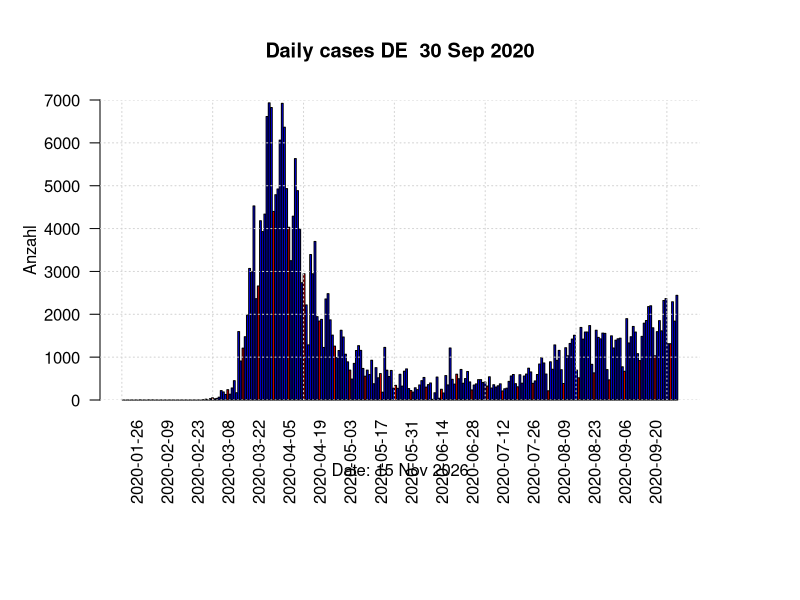

Source code (R):
#!/usr/bin/env Rscript

require(data.table)

setwd("~/git/R-Example")

png("png/CasesDeathsDE.png",width=1920,height=1080)

colors <-c( "red", "yellow", "green", "blue", "black" )

today <- Sys.Date()
heute <- format(today, "%d %b %Y")
fromto <- c(42:102)
startdate <- as.Date("2020-01-20")

rm(daily)

daily <- read.csv ( "data/Germany.csv", header = TRUE)
reported <- format(startdate + max(daily$Date), "%d %b %Y")

m <- length(daily$Date)

daily$incCases <- c(0,daily$Cases[2:m]-daily$Cases[1:m-1])
daily$incDeaths <- c(0,daily$Deaths[2:m]-daily$Deaths[1:m-1])

options(digits=7)
options(scipen=7)
options(Outdec=".")

op = par(mar=c(10,5,5,5))

Tage <- daily$Date + startdate

sel <- daily$WTag != 6

Tage[sel] <- NA
print(daily)

barplot( daily$incCases # [fromto]
    , ylim=c(0,(max(daily$incCases)%/%1000+1)*1000)
    #, col=colors[1]
    , main = paste("Daily cases DE ", reported) 
    , sub = ""
    , xlab=""
    , col=c(rep("blue",6),"red") 
    , ylab="Anzahl"
    , names.arg = Tage # [fromto]
    , las = 2
    )     
title ( sub = paste("Date:", heute ), line= 3)

grid()

dev.off()